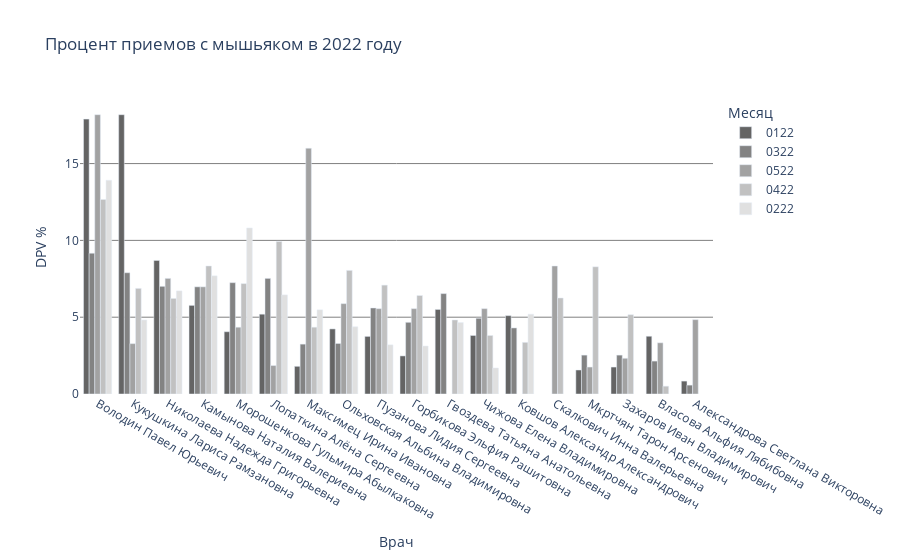

The code cell stored with this chart in its notebook:
### Code cell
# DPV по месяцу и врачу (ч/б)

px.bar(df_result_by_month.query('DPV > 0'), 
       x='Врач',
       y='DPV %',
       color='Месяц',
       barmode='group',
       color_discrete_sequence=greys,
       title=f"Процент приемов с мышьяком в {year} году").update_xaxes(categoryorder='total descending') \
    .update_layout(plot_bgcolor='rgb(255,255,255)') \
    .update_yaxes(gridcolor='grey')

### Figure 1 — Plotly figure (JSON) as saved in the notebook; plotly's stock layout.template omitted (floating-point values rounded to 4 significant figures)
{"data": [{"alignmentgroup": "True", "hovertemplate": "Месяц=0122<br>Врач=%{x}<br>DPV %=%{y}<extra></extra>", "legendgroup": "0122", "marker": {"color": "rgb(100.0, 100.0, 100.0)", "pattern": {"shape": ""}}, "name": "0122", "offsetgroup": "0122", "orientation": "v", "showlegend": true, "textposition": "auto", "type": "bar", "x": ["Александрова Светлана Викторовна", "Власова Альфия Лябибовна", "Володин Павел Юрьевич", "Гвоздева Татьяна Анатольевна", "Горбикова Эльфия Рашитовна", "Захаров Иван Владимирович", "Камынова Наталия Валериевна", "Ковшов Александр Александрович", "Кукушкина Лариса Рамзановна", "Лопаткина Алёна Сергеевна", "Максимец Ирина Ивановна", "Мкртчян Тарон Арсенович", "Морошенкова Гульмира Абылкаковна", "Николаева Надежда Григорьевна", "Ольховская Альбина Владимировна", "Пузанова Лидия Сергеевна", "Чижова Елена Владимировна"], "xaxis": "x", "y": [0.8403, 3.759, 17.89, 5.505, 2.479, 1.754, 5.769, 5.102, 18.18, 5.195, 1.802, 1.562, 4.054, 8.696, 4.237, 3.75, 3.81], "yaxis": "y"}, {"alignmentgroup": "True", "hovertemplate": "Месяц=0322<br>Врач=%{x}<br>DPV %=%{y}<extra></extra>", "legendgroup": "0322", "marker": {"color": "rgb(131.0, 131.0, 131.0)", "pattern": {"shape": ""}}, "name": "0322", "offsetgroup": "0322", "orientation": "v", "showlegend": true, "textposition": "auto", "type": "bar", "x": ["Александрова Светлана Викторовна", "Власова Альфия Лябибовна", "Володин Павел Юрьевич", "Гвоздева Татьяна Анатольевна", "Горбикова Эльфия Рашитовна", "Захаров Иван Владимирович", "Камынова Наталия Валериевна", "Ковшов Александр Александрович", "Кукушкина Лариса Рамзановна", "Лопаткина Алёна Сергеевна", "Максимец Ирина Ивановна", "Мкртчян Тарон Арсенович", "Морошенкова Гульмира Абылкаковна", "Николаева Надежда Григорьевна", "Ольховская Альбина Владимировна", "Пузанова Лидия Сергеевна", "Чижова Елена Владимировна"], "xaxis": "x", "y": [0.578, 2.143, 9.167, 6.536, 4.667, 2.532, 6.977, 4.301, 7.895, 7.527, 3.247, 2.532, 7.246, 7.009, 3.289, 5.6, 4.93], "yaxis": "y"}, {"alignmentgroup": "True", "hovertemplate": "Месяц=0522<br>Врач=%{x}<br>DPV %=%{y}<extra></extra>", "legendgroup": "0522", "marker": {"color": "rgb(162.0, 162.0, 162.0)", "pattern": {"shape": ""}}, "name": "0522", "offsetgroup": "0522", "orientation": "v", "showlegend": true, "textposition": "auto", "type": "bar", "x": ["Александрова Светлана Викторовна", "Власова Альфия Лябибовна", "Володин Павел Юрьевич", "Горбикова Эльфия Рашитовна", "Захаров Иван Владимирович", "Камынова Наталия Валериевна", "Кукушкина Лариса Рамзановна", "Лопаткина Алёна Сергеевна", "Максимец Ирина Ивановна", "Мкртчян Тарон Арсенович", "Морошенкова Гульмира Абылкаковна", "Николаева Надежда Григорьевна", "Ольховская Альбина Владимировна", "Пузанова Лидия Сергеевна", "Скалкович Инна Валерьевна", "Чижова Елена Владимировна"], "xaxis": "x", "y": [4.839, 3.333, 18.18, 5.556, 2.326, 6.977, 3.279, 1.852, 16, 1.754, 4.348, 7.527, 5.882, 5.556, 8.333, 5.556], "yaxis": "y"}, {"alignmentgroup": "True", "hovertemplate": "Месяц=0422<br>Врач=%{x}<br>DPV %=%{y}<extra></extra>", "legendgroup": "0422", "marker": {"color": "rgb(193.0, 193.0, 193.0)", "pattern": {"shape": ""}}, "name": "0422", "offsetgroup": "0422", "orientation": "v", "showlegend": true, "textposition": "auto", "type": "bar", "x": ["Власова Альфия Лябибовна", "Володин Павел Юрьевич", "Гвоздева Татьяна Анатольевна", "Горбикова Эльфия Рашитовна", "Захаров Иван Владимирович", "Камынова Наталия Валериевна", "Ковшов Александр Александрович", "Кукушкина Лариса Рамзановна", "Лопаткина Алёна Сергеевна", "Максимец Ирина Ивановна", "Мкртчян Тарон Арсенович", "Морошенкова Гульмира Абылкаковна", "Николаева Надежда Григорьевна", "Ольховская Альбина Владимировна", "Пузанова Лидия Сергеевна", "Скалкович Инна Валерьевна", "Чижова Елена Владимировна"], "xaxis": "x", "y": [0.5076, 12.67, 4.819, 6.41, 5.161, 8.333, 3.361, 6.875, 9.934, 4.348, 8.28, 7.186, 6.222, 8.046, 7.087, 6.25, 3.81], "yaxis": "y"}, {"alignmentgroup": "True", "hovertemplate": "Месяц=0222<br>Врач=%{x}<br>DPV %=%{y}<extra></extra>", "legendgroup": "0222", "marker": {"color": "rgb(224.0, 224.0, 224.0)", "pattern": {"shape": ""}}, "name": "0222", "offsetgroup": "0222", "orientation": "v", "showlegend": true, "textposition": "auto", "type": "bar", "x": ["Володин Павел Юрьевич", "Гвоздева Татьяна Анатольевна", "Горбикова Эльфия Рашитовна", "Камынова Наталия Валериевна", "Ковшов Александр Александрович", "Кукушкина Лариса Рамзановна", "Лопаткина Алёна Сергеевна", "Максимец Ирина Ивановна", "Морошенкова Гульмира Абылкаковна", "Николаева Надежда Григорьевна", "Ольховская Альбина Владимировна", "Пузанова Лидия Сергеевна", "Чижова Елена Владимировна"], "xaxis": "x", "y": [13.91, 4.651, 3.125, 7.692, 5.195, 4.819, 6.452, 5.479, 10.81, 6.711, 4.38, 3.2, 1.695], "yaxis": "y"}], "layout": {"barmode": "group", "legend": {"title": {"text": "Месяц"}, "tracegroupgap": 0}, "plot_bgcolor": "rgb(255,255,255)", "title": {"text": "Процент приемов с мышьяком в 2022 году"}, "xaxis": {"anchor": "y", "categoryorder": "total descending", "domain": [0, 1], "title": {"text": "Врач"}}, "yaxis": {"anchor": "x", "domain": [0, 1], "gridcolor": "grey", "title": {"text": "DPV %"}}}}
